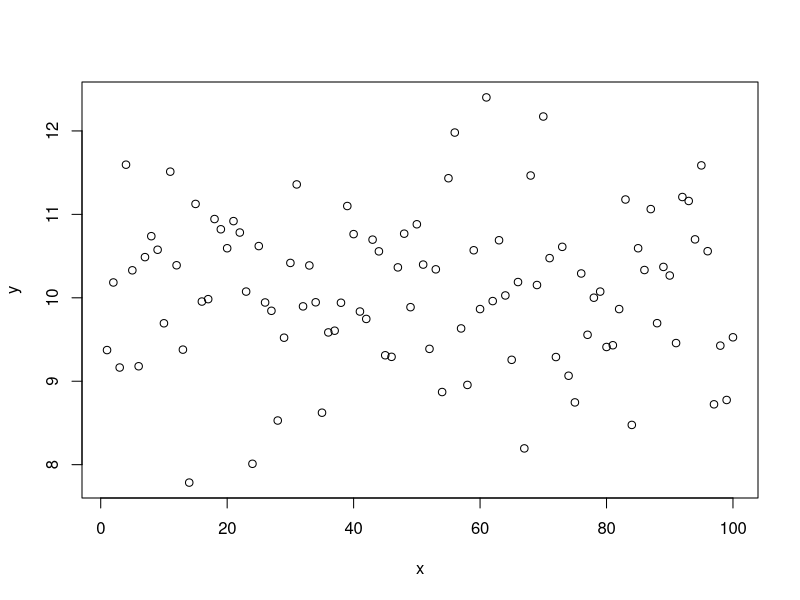
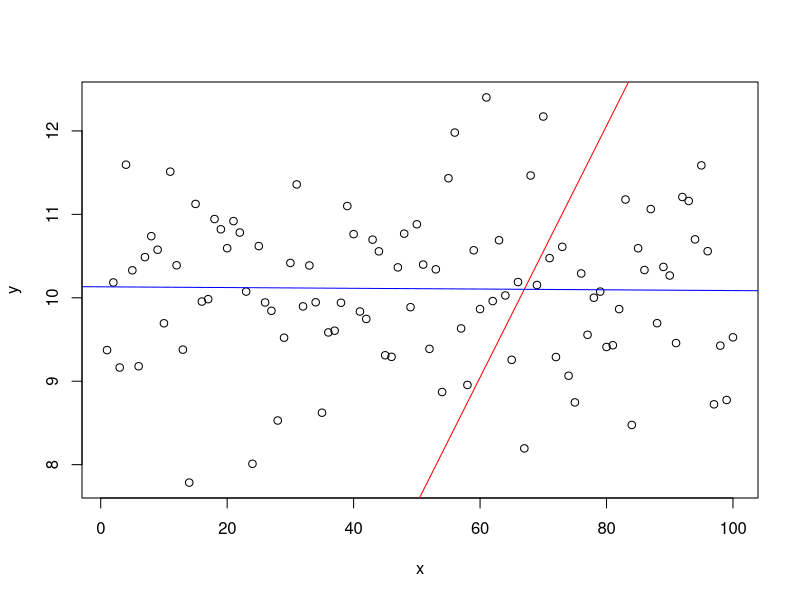

Source code (R) for these figures, in order:
#Question 1
#(1)Create a column of y that includes 100 random sample from a normal
#distribution with mean=10 and sd=1
set.seed(1)
y <- matrix(rnorm(n=100,mean=10, sd=1))
#(2) Create a column of x that includes numbers 1 to 100
x <- matrix(1:100)
#(3) Draw a scatter plot using R. Based on the figure, do you think
#x and y are correlated?
plot(x,y)


corr <- cor(x,y)
corr
#Based on the plot and the result of cor(), I do not believe that x and y are
#correlated. The value is -0.01456896 which is very close to 0


#(4) Fit a regression model y = B_0 + B_1 * x + epsilon
#and obtain the R^2 value.
lm_model <- lm(formula=y~x)
summary <- summary(lm_model)
r_sq <- summary$r.squared
r_sq
#R^2= 0.0002122545

#(5)
#Fit a regression model y=??x + epsilon and obtain the R^2 value.  
#Compare this R2 value with the one you have in (4) and 
#explain which one is more reasonable.  
#Which model you will recommend?
lm_model_2 <- lm(formula = y~x+0)
summary2 <- summary(lm_model_2)
r_sq2 <- summary2$r.squared
r_sq2

#The new R^2 is 0.7467852.
#The new R^2 is much higher and according to standards,
#is in a good range. If the R^2 had been significantly higher,
#it would signal likely over-fitting. I would recommend the second model
# as the first one suffers from under-fitting which explains why the R^2 is so
#low. The sum of squared distance between the points and the regression line
#is very high.


#(6)  Based on the model that you recommend in (5), 
# is x an important factor to y?  Is this conclusion consistent with the 
#one you have in (3)?
coeffs <- summary2$coefficients


plot(x,y)
#Better model
abline(lm_model_2, col='red')
#Worse model
abline(lm_model, col='blue')

#Based on the model I recommended in (5), we still cannot tell if x is an
#important factor to y because R^2 for the model is high while the correlation
#calculated mathematically and observed visually in the plot shows 
#inconsistency between (3) and (5)
